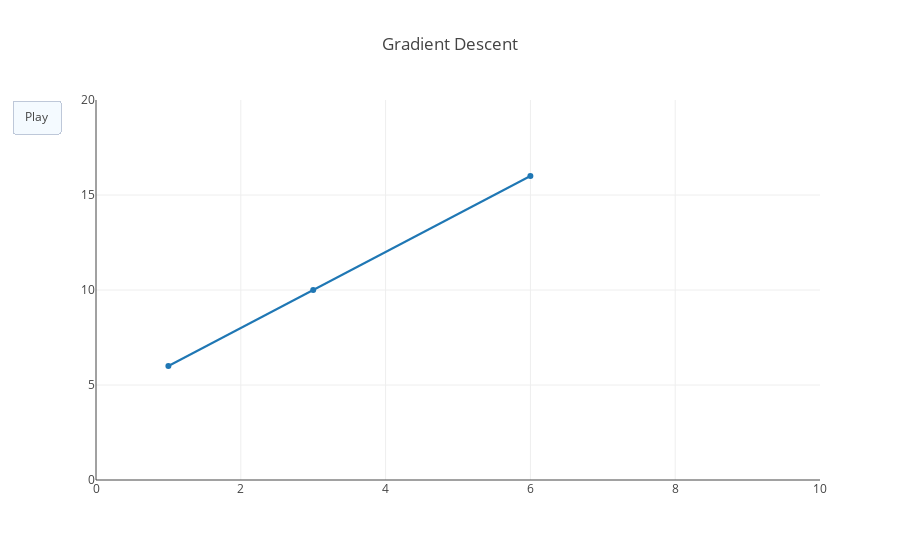

This figure's notebook cell:
### Code cell
from plotly.offline import init_notebook_mode, iplot
from IPython.display import display, HTML
from plotly import tools
import plotly.graph_objs as go

init_notebook_mode(connected=True)
a = np.linspace(0, 8, 25)
b = np.array([a*w[1]+w[0] for i in w])
figure = {'data': [{'x': X.flatten(), 'y': y.flatten()}],
          'layout': {'xaxis': {'range': [0, 10], 'autorange': False},
                     'yaxis': {'range': [0, 20], 'autorange': False},
                     'title': 'Gradient Descent',
                     'updatemenus': [{'type': 'buttons',
                                      'buttons': [{'label': 'Play',
                                                   'method': 'animate',
                                                   'args': [None]}]}]
                    },
          'frames': li,}

trace1 = go.Scatter(x = X.flatten(), y = y.flatten())
# figure['frames']


iplot(figure)

### Figure 1 — Plotly figure (JSON) as saved in the notebook; plotly's stock layout.template omitted (floating-point values rounded to 4 significant figures)
{"data": [{"type": "scatter", "uid": "304dcf46-d66f-465b-866f-48b4625e4f27", "x": [1, 3, 6], "y": [6, 10, 16]}], "layout": {"title": {"text": "Gradient Descent"}, "updatemenus": [{"buttons": [{"args": [null], "label": "Play", "method": "animate"}], "type": "buttons"}], "xaxis": {"autorange": false, "range": [0, 10]}, "yaxis": {"autorange": false, "range": [0, 20]}}}
